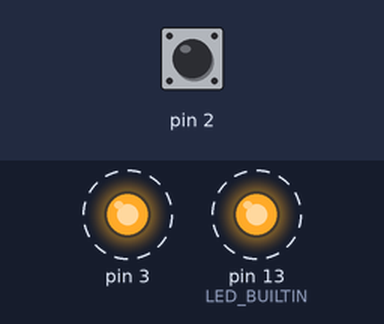
Recording of a sketch running on a simulated Arduino Uno, built with avr-gcc and run on an emulated ATmega328P. On the bench: output pins drawn as LEDs (lit = HIGH). Dashed ring = blinking. Inputs (shaded band) come from the test bench; at power-on: pin 2 HIGH. What the sketch prints to the serial monitor is not drawn.

Above: at 0.2 s.
Timing chart, 0 to 3.0 s (numbered marks = the images above):
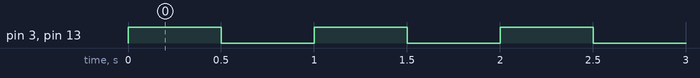

Measured:
- by itself, pin 3, pin 13 (LED_BUILTIN): alternates HIGH for 0.50 s and LOW for 0.50 s

The sketch:

example.ino
```cpp
// Arduino Uno Rev3 Example
// Blink the built-in LED and send serial messages

void setup() {
  Serial.begin(115200);
  pinMode(LED_BUILTIN, OUTPUT);
  pinMode(2, INPUT_PULLUP);
  pinMode(3, OUTPUT);
  Serial.println("Arduino Uno Rev3 Emulator Started!");
}

void loop() {
  // Read digital pin 2
  int buttonState = digitalRead(2);

  // Blink LED
  digitalWrite(LED_BUILTIN, HIGH);
  digitalWrite(3, HIGH);
  Serial.print("LED ON, Button: ");
  Serial.println(buttonState);
  delay(500);

  digitalWrite(LED_BUILTIN, LOW);
  digitalWrite(3, LOW);
  Serial.print("LED OFF, Button: ");
  Serial.println(buttonState);
  delay(500);
}
```
